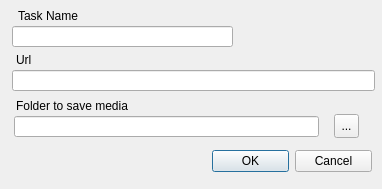
<?xml version="1.0" encoding="UTF-8"?>
<ui version="4.0">
 <class>AddTask</class>
 <widget class="QDialog" name="AddTask">
  <property name="geometry">
   <rect>
    <x>0</x>
    <y>0</y>
    <width>382</width>
    <height>189</height>
   </rect>
  </property>
  <property name="minimumSize">
   <size>
    <width>382</width>
    <height>132</height>
   </size>
  </property>
  <property name="windowTitle">
   <string>Add Task</string>
  </property>
  <property name="windowIcon">
   <iconset resource="../resource/qmsd_main.qrc">
    <normaloff>:/toolbar/Symbol-Add.png</normaloff>:/toolbar/Symbol-Add.png</iconset>
  </property>
  <widget class="QLabel" name="label">
   <property name="geometry">
    <rect>
     <x>18</x>
     <y>8</y>
     <width>161</width>
     <height>16</height>
    </rect>
   </property>
   <property name="text">
    <string>Task Name</string>
   </property>
  </widget>
  <widget class="QLineEdit" name="taskname">
   <property name="geometry">
    <rect>
     <x>12</x>
     <y>26</y>
     <width>221</width>
     <height>21</height>
    </rect>
   </property>
  </widget>
  <widget class="QLabel" name="label_2">
   <property name="geometry">
    <rect>
     <x>16</x>
     <y>52</y>
     <width>56</width>
     <height>15</height>
    </rect>
   </property>
   <property name="text">
    <string>Url</string>
   </property>
  </widget>
  <widget class="QLineEdit" name="taskurl">
   <property name="geometry">
    <rect>
     <x>12</x>
     <y>70</y>
     <width>363</width>
     <height>21</height>
    </rect>
   </property>
  </widget>
  <widget class="QLabel" name="label_3">
   <property name="geometry">
    <rect>
     <x>16</x>
     <y>98</y>
     <width>145</width>
     <height>16</height>
    </rect>
   </property>
   <property name="text">
    <string>Folder to save media</string>
   </property>
  </widget>
  <widget class="QLineEdit" name="pathtomedia">
   <property name="geometry">
    <rect>
     <x>14</x>
     <y>116</y>
     <width>305</width>
     <height>21</height>
    </rect>
   </property>
  </widget>
  <widget class="QToolButton" name="toolButton">
   <property name="geometry">
    <rect>
     <x>334</x>
     <y>114</y>
     <width>25</width>
     <height>24</height>
    </rect>
   </property>
   <property name="text">
    <string>...</string>
   </property>
  </widget>
  <widget class="QDialogButtonBox" name="buttonBox">
   <property name="geometry">
    <rect>
     <x>212</x>
     <y>148</y>
     <width>160</width>
     <height>26</height>
    </rect>
   </property>
   <property name="standardButtons">
    <set>QDialogButtonBox::Cancel|QDialogButtonBox::Ok</set>
   </property>
  </widget>
 </widget>
 <resources>
  <include location="../resource/qmsd_main.qrc"/>
 </resources>
 <connections/>
</ui>
